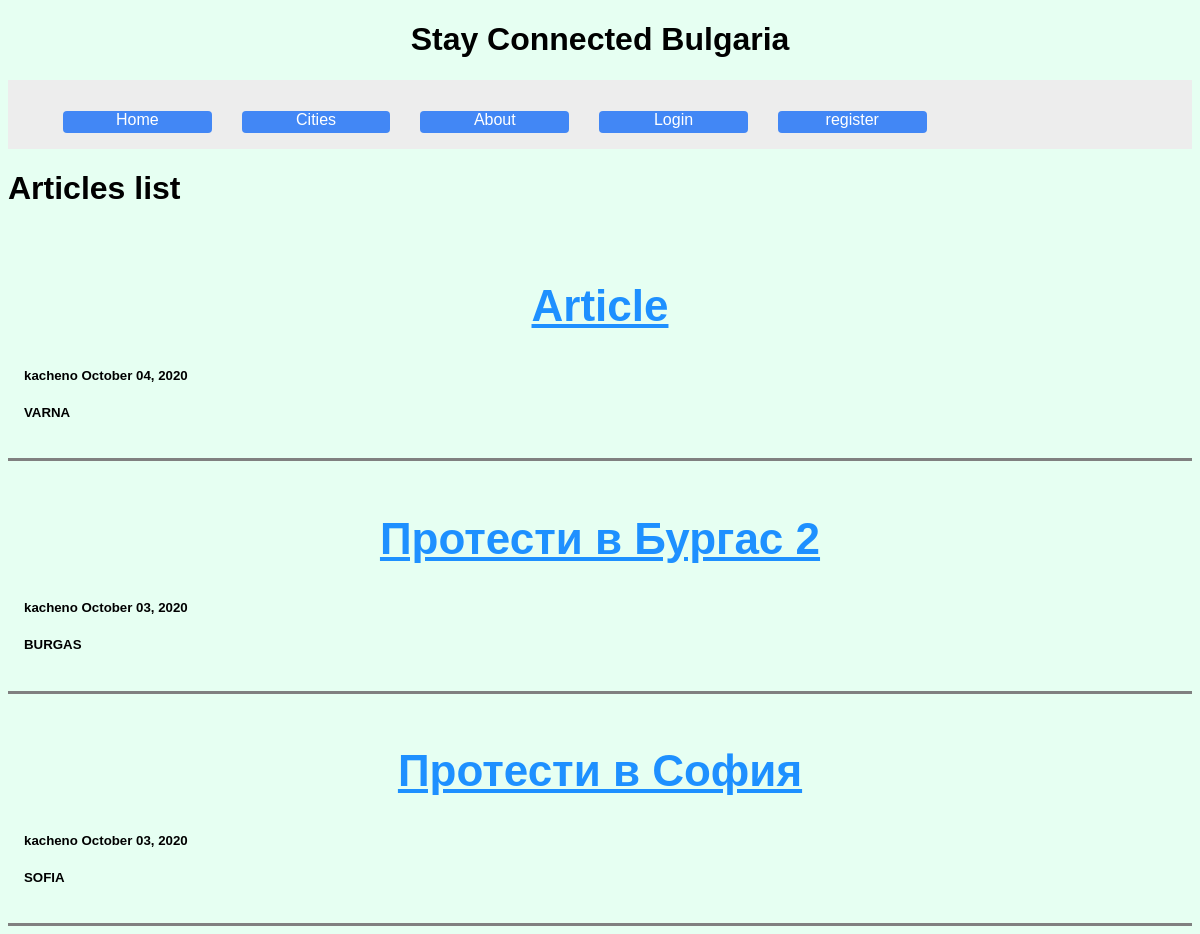
The app's page /articles/ with its own data.
### articles/models.py (models this page shows, shortened)
class Article(models.Model):
    title = models.CharField(max_length=100)
    content = models.TextField()
    date_posted = models.DateTimeField(default=timezone.now)
    date_of_action = models.DateTimeField(default=timezone.now)
    cities = [
    ('SOFIA', 'Sofia'),
    ('BURGAS', 'Burgas'),
    ('PLOVDIV', 'Plovdiv'),
    ('VARNA', 'Varna'),
    ('RUSE', 'Ruse'),
    ]
    city = models.CharField(
        max_length=10,
        choices=cities,
        default='SOFIA',
    )
    author = models.ForeignKey(User, on_delete=models.CASCADE)

### articles/views.py (the view, shortened to what this page needs)
# urls.py: path('', views.ArticleListView.as_view(), name='article-list'),
class ArticleListView(ListView):
    model=Article
    template_name="articles/article_list.html"
    context_object_name='articles'
    ordering = ['-date_posted']

### articles/templates/articles/article_list.html (shortened to what this page needs)
{% extends "pages/base.html" %}
{% block content %}
    <h1>Articles list</h1>
    {% for article in articles %}
      <div class="container article">
        <a href="{% url 'article-detail' article.id %}" class="title"><h2>{{ article.title }}</h2></a>
        <h5>kacheno {{ article.date_posted|date:"F d, Y" }}</h5>
        <h5> {{ article.city }}</h5>
      </div>
    {% endfor %}
{% endblock content %}

### pages/static/pages/main.css (style rules this page uses)
body { font-family: Arial, Helvetica, sans-serif; background-color: #e6fff2; }
* { box-sizing: border-box; }
.container { padding: 16px; }
a { color: dodgerblue; }
.title { text-align: center; font-size: 44px; }
.title h2 { font-size: 44px; }
.article { display: block; border-bottom: solid gray; }

### records on screen
Article: title "Article", date_posted "October 04, 2020", city "VARNA"
Article: title "Протести в Бургас 2", date_posted "October 03, 2020", city "BURGAS"
Article: title "Протести в София", date_posted "October 03, 2020", city "SOFIA"
